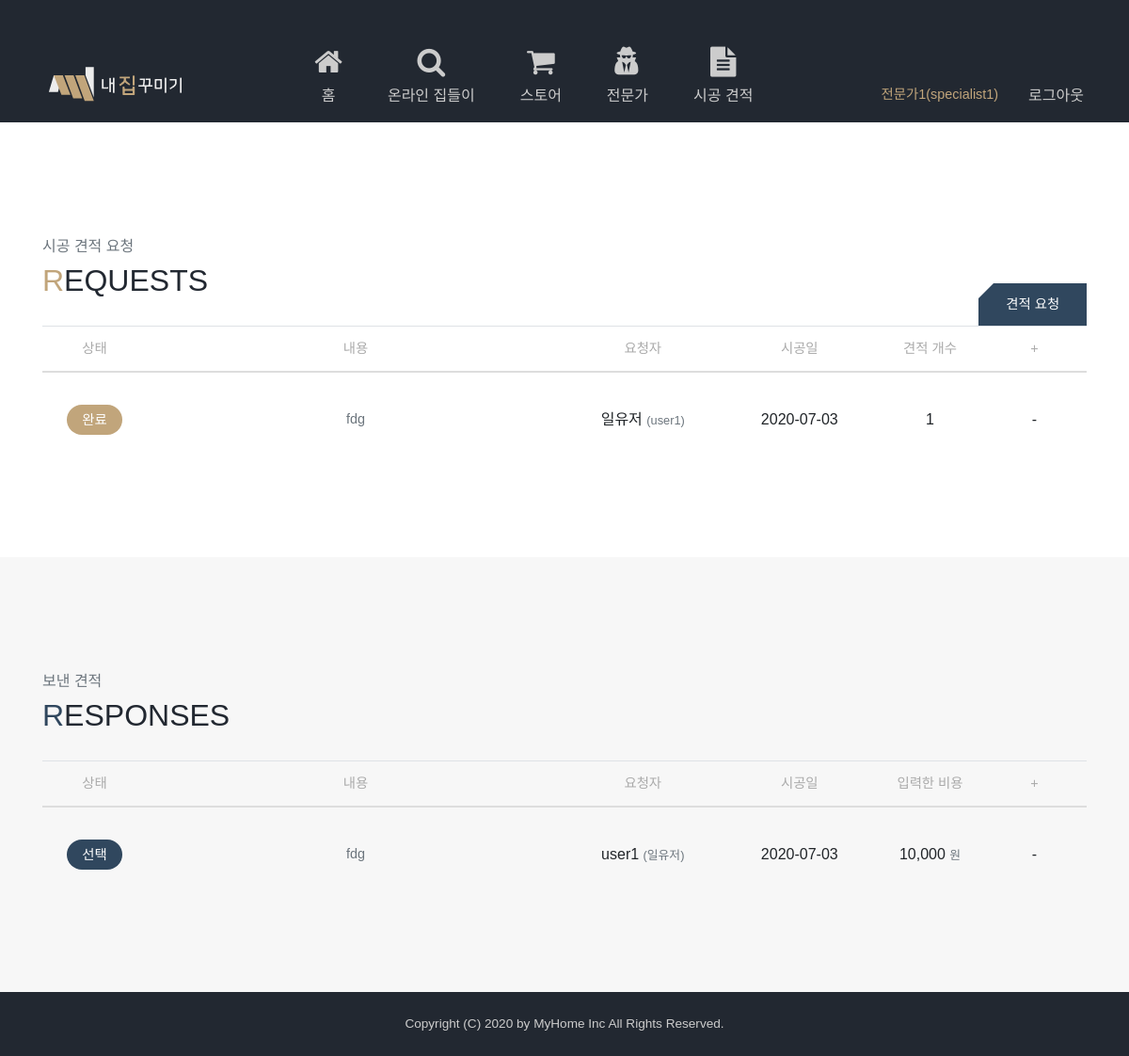
Screenshot of /estimates (signed in) with the database file from the repository.
### tables this page shows
CREATE TABLE `requests` (
  `id` int(11) NOT NULL,
  `uid` int(11) NOT NULL,
  `sid` int(11) DEFAULT NULL,
  `start_date` date NOT NULL,
  `contents` text NOT NULL
);

CREATE TABLE `users` (
  `id` int(11) NOT NULL,
  `user_id` varchar(150) NOT NULL,
  `password` varchar(150) NOT NULL,
  `user_name` varchar(150) NOT NULL,
  `photo` varchar(30) NOT NULL,
  `auth` tinyint(1) NOT NULL DEFAULT '0'
);

CREATE TABLE `responses` (
  `id` int(11) NOT NULL,
  `uid` int(11) NOT NULL,
  `qid` int(11) NOT NULL,
  `price` int(11) NOT NULL
);

### src/Controller/MainController.php (called while the page is built, shortened)
<?php
class MainController {
    function estimatePage(){
        $sql = "SELECT DISTINCT Q.*, ifnull(S.cnt, 0) cnt, user_name, user_id, M.qid sended
                FROM requests Q
                LEFT JOIN users U ON U.id = Q.uid
                LEFT JOIN (SELECT COUNT(*) cnt, qid FROM responses GROUP BY qid) S ON S.qid = Q.id
                LEFT JOIN (SELECT qid FROM responses WHERE uid = ?) M ON M.qid = Q.id";
        $reqList = DB::fetchAll($sql, [user()->id]);
        $sql = "SELECT DISTINCT S.*, start_date, contents, sid, user_id, user_name
                FROM responses S
                LEFT JOIN requests Q ON Q.id = S.qid
                LEFT JOIN users U ON U.id = Q.uid
                WHERE S.uid = ?";
        $resList = DB::fetchAll($sql, [user()->id]);
        view("estimate", ["reqList" => $reqList, "resList" => $resList]);
    }
}

### src/web.php (called while the page is built, shortened)
<?php
Router::connect();

### public/index.php (called while the page is built, shortened)
<?php
require _SRC."/autoload.php";
require _SRC."/helper.php";
require _SRC."/web.php";

### src/autoload.php (called while the page is built, shortened)
<?php
function classLoader($c){
    $filePath = _SRC."/$c.php";
}

### src/App/DB.php (called while the page is built, shortened)
<?php
class DB {
    static $conn = null;
    static function getConnection(){
        if(self::$conn == null){
            $option = [\PDO::ATTR_DEFAULT_FETCH_MODE => \PDO::FETCH_OBJ, \PDO::ATTR_ERRMODE => \PDO::ERRMODE_EXCEPTION];
            self::$conn = new \PDO("mysql:host=localhost;dbname=housing8;charset=utf8mb4", "root", "", $option);
        }
        return self::$conn;
    }
    static function query($sql, $data = []){
        $q = self::getConnection()->prepare($sql);
        $q->execute($data);
        return $q;
    }
    static function fetchAll($sql, $data = []){
        return self::query($sql, $data)->fetchAll();
    }
}

### src/View/estimate.php (the view, shortened to what this page needs)
</header>
<div class="container padding">
    <div class="sticky-top bg-white pt-4">
        <div class="d-between align-items-end">
            <div class="pb-4">
                <span class="text-muted">시공 견적 요청</span>
                <div class="title">REQUESTS</div>
            </div>
            <button class="button-label" data-toggle="modal" data-target="#request-modal">견적 요청</button>
        </div>
        <div class="table-head border-top">
            <div class="cell-10">상태</div>
            <div class="cell-40">내용</div>
            <div class="cell-15">요청자</div>
            <div class="cell-15">시공일</div>
            <div class="cell-10">견적 개수</div>
            <div class="cell-10">+</div>
        </div>
    </div>
    <div class="list">
        <?php foreach($reqList as $req):?>
        <div class="table-item">
            <div class="cell-10">
                <?php if(!$req->sid):?>
                    <span class="rounded-pill bg-gold px-3 py-2 text-white fx-n2">진행 중</span>
                <?php else :?>
                    <span class="rounded-pill bg-gold px-3 py-2 text-white fx-n2">완료</span>
                <?php endif;?>
            </div>
            <div class="cell-40">
                <p class="text-muted fx-n2"><?=nl2br(htmlentities($req->contents))?></p>
            </div>
            <div class="cell-15">
                <span><?=$req->user_name?></span>
                <small class="text-muted">(<?=$req->user_id?>)</small>
            </div>
            <div class="cell-15">
                <span><?= $req->start_date ?></span>
            </div>
            <div class="cell-10">
                <span><?= $req->cnt ?></span>
            </div>
            <div class="cell-10">
                <?php if($req->uid == user()->id):?>
                    <button class="px-2 py-2 bg-gold text-white fx-n3" data-id="<?=$req->id?>" data-target="#view-modal" data-toggle="modal">견적 보기</button>
                <?php elseif(!$req->sid && !$req->sended && user()->auth):?>
                    <button class="px-2 py-2 bg-gold text-white fx-n3" data-id="<?=$req->id?>" data-target="#response-modal" data-toggle="modal">견적 보내기</button>
                <?php else: ?>
                    -
                <?php endif;?>
            </div>
        </div>
        <?php endforeach;?>
    </div>
</div>
<?php if(user()->auth):?>
<div class="bg-gray">
    <div class="container padding">
        <div class="sticky-top bg-gray pt-4">
            <div class="pb-4">
                <span class="text-muted">보낸 견적</span>
                <div class="title blue">RESPONSES</div>
            </div>
            <div class="table-head border-top">
                <div class="cell-10">상태</div>
                <div class="cell-40">내용</div>
                <div class="cell-15">요청자</div>
                <div class="cell-15">시공일</div>
                <div class="cell-10">입력한 비용</div>
                <div class="cell-10">+</div>
            </div>
        </div>
        <div class="list">
            <?php foreach($resList as $res):?>
            <div class="table-item">
                <div class="cell-10">
                    <?php if(!$res->sid):?>
                        <span class="rounded-pill bg-blue px-3 py-2 text-white fx-n2">진행 중</span>
                    <?php elseif($res->sid == $res->id): ?>
                        <span class="rounded-pill bg-blue px-3 py-2 text-white fx-n2">선택</span>
                    <?php else :?>
                        <span class="rounded-pill bg-blue px-3 py-2 text-white fx-n2">미선택</span>
                    <?php endif;?>
                </div>
                <div class="cell-40">
                    <p class="text-muted fx-n2"><?=nl2br(htmlentities($res->contents))?></p>
                </div>
                <div class="cell-15">
                    <span><?=$res->user_id?></span>
                    <small class="text-muted">(<?=$res->user_name?>)</small>
                </div>
                <div class="cell-15">
                    <span><?=$res->start_date?></span>
                </div>
                <div class="cell-10">
                    <span><?=number_format($res->price)?></span>
                    <small class="text-muted">원</small>
                </div>
                <div class="cell-10">
                    -
                </div>
            </div>
            <?php endforeach;?>
        </div>
    </div>
</div>
<?php endif;?>

### src/App/Router.php (shortened to what this page needs)
<?php
class Router {
    static $pageList = [];
    static function __callStatic($name, $args){
        if(strtolower($_SERVER['REQUEST_METHOD']) == $name){
            self::$pageList[] = $args;
        }
    }
    static function connect(){
        $url = explode("?", $_SERVER['REQUEST_URI'])[0];
        foreach(self::$pageList as $page){
            if($page[0] == $url){
                $action = explode("@", $page[1]);
                $con = new $conName();
                $con->{$action[1]}();
                exit;
            }
        }
    }
}

### public/resources/css/style.css (style rules this page uses)
* { margin: 0; padding: 0; outline: none; box-sizing: border-box; font-family: "나눔스퀘어", sans-serif; }
a, label, button { cursor: pointer; user-select: none; }
p { line-height: 1.5em; word-break: keep-all; margin-bottom: 0; }
.padding { padding-top: 6em; padding-bottom: 6em; }
.d-between { display: flex; align-items: center; justify-content: space-between; }
button { background-color: transparent; border: 1px solid transparent; word-wrap: keep-all; outline: none; font-size: 0.9em; }
.button-label { background-color: #30475e; color: #fff; padding: 0.8em 2em; position: relative; border: none; transition: 0.3s; }
.button-label::before { content: ''; position: absolute; left: 0; top: 0; border-style: solid; border-width: 8px; border-color: #fff transparent transparent #fff; transition: 0.3s; }
.fx-n2 { font-size: .9em; }
.table-head, .table-item { display: flex; align-items: center; text-align: center; }
.table-head { height: 50px; border-bottom: 2px solid #ddd; font-size: 0.9em; color: #aaa; }
.table-item { min-height: 100px; padding: 1em 0; }
.cell-40 { flex: 0 0 40%; max-width: 40%; }
.cell-15 { flex: 0 0 15%; max-width: 15%; }
.cell-10 { flex: 0 0 10%; max-width: 10%; }
.bg-gray { background-color: #f7f7f7; }
.bg-gold { background-color: #c1a57b }
.bg-blue { background-color: #30475e }
.title { font-size: 2em; color: #222831; }
.title::first-letter { color: #c1a57b; }
.title.blue::first-letter { color: #30475e }

### rows the page displays
requests: sid "완료", contents "fdg", uid.user_name "일유저", uid.user_id "user1", start_date "2020-07-03", cnt "1"
responses: shows "선택", requests.contents "fdg", users.user_id "user1", users.user_name "일유저", requests.start_date "2020-07-03", price "10,000"
